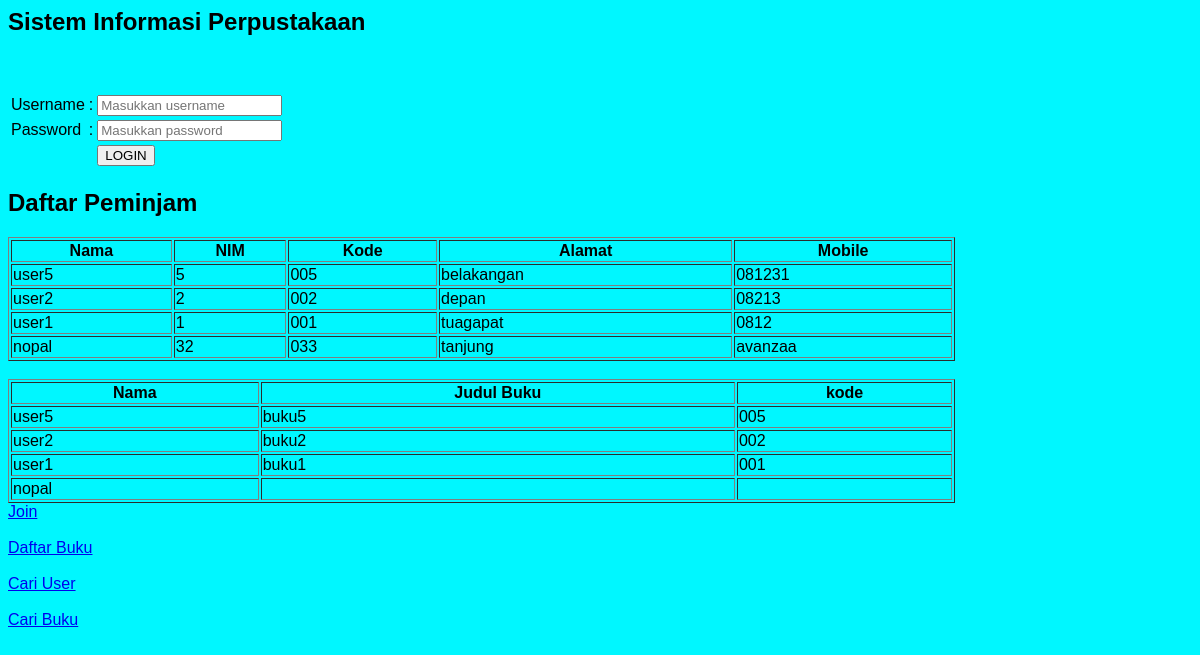
The page / on the database its author committed.
### tables this page shows
CREATE TABLE `user` (
  `nama` varchar(50) NOT NULL,
  `kode` varchar(50) NOT NULL,
  `nim` int(255) NOT NULL,
  `alamat` varchar(255) NOT NULL,
  `mobile` varchar(255) NOT NULL
);

CREATE TABLE `buku` (
  `judul` varchar(50) NOT NULL,
  `penerbit` varchar(255) NOT NULL,
  `kode` varchar(50) NOT NULL,
  `norak` int(11) NOT NULL
);

### index.php (the view, shortened to what this page needs)
<?php
include_once("config.php");
$result = mysqli_query($mysqli, "SELECT * FROM user ORDER BY nama DESC");
$resultLeft = mysqli_query($mysqli, "SELECT user.nama, buku.judul, buku.kode FROM user LEFT JOIN buku ON user.kode = buku.kode ORDER BY user.nama DESC");
?>
<html>
<head>
</head>
<body>
<link rel="stylesheet" type="text/css" href="style2.css">
<h2>Sistem Informasi Perpustakaan</h2>
	<br/>
	<br/>
	<form method="post" action="cek_login.php">
		<table>
			<tr>
				<td>Username</td>
				<td>:</td>
				<td><input type="text" name="username" placeholder="Masukkan username"></td>
			</tr>
			<tr>
				<td>Password</td>
				<td>:</td>
				<td><input type="password" name="password" placeholder="Masukkan password"></td>
			</tr>
			<tr>
				<td></td>
				<td></td>
				<td><input type="submit" value="LOGIN"></td>
			</tr>
		</table>
        </form>
    <h2>Daftar Peminjam</h2>
    <table width='80%' border=1>
    <tr>
        <th>Nama</th><th>NIM</th><th>Kode</th><th>Alamat</th><th>Mobile</th>
    </tr>
    <?php
    while($data = mysqli_fetch_array($result)) {
        ?>
    <tr>
                            <td ><?php echo $data['nama']; ?></td>
							<td ><?php echo $data['nim']; ?></td>
                            <td ><?php echo $data['kode']; ?></td>
							<td ><?php echo $data['alamat']; ?></td>
                            <td ><?php echo $data['mobile']; ?></td>
                      </tr>
<?php } ?>
    </table>
    <br/>
	<table width='80%' border=1>
<tr>
    <th>Nama</th> <th>Judul Buku</th> <th>kode</th>
</tr>
<?php
while($user_data = mysqli_fetch_array($resultLeft)) {
    echo "<tr>";
    echo "<td>".$user_data['nama']."</td>";
    echo "<td>".$user_data['judul']."</td>";
    echo "<td>".$user_data['kode']."</td>";
}
?>
</table>
<a href="join.php">Join</a><br/><br/>
<a href="daftarbuku.php">Daftar Buku</a><br/><br/>
<a href="cariuser.php">Cari User</a><br/><br/>
<a href="caribuku.php">Cari Buku</a><br/><br/>
</body>
</html>

### style2.css (style rules this page uses)
body { background: #00f7ff; font-family: Arial, Helvetica, sans-serif; color: #000000; }
a { font-family: Arial, Helvetica, sans-serif; }
h2 { font-family: Arial, Helvetica, sans-serif; }

### rows shown on the page
user: nama "user5", nim "5", kode "005", alamat "belakangan", mobile "081231", buku.judul "buku5", buku.kode "005"
user: nama "user2", nim "2", kode "002", alamat "depan", mobile "08213", buku.judul "buku2", buku.kode "002"
user: nama "user1", nim "1", kode "001", alamat "tuagapat", mobile "0812", buku.judul "buku1", buku.kode "001"
user: nama "nopal", nim "32", kode "033", alamat "tanjung", mobile "avanzaa"
